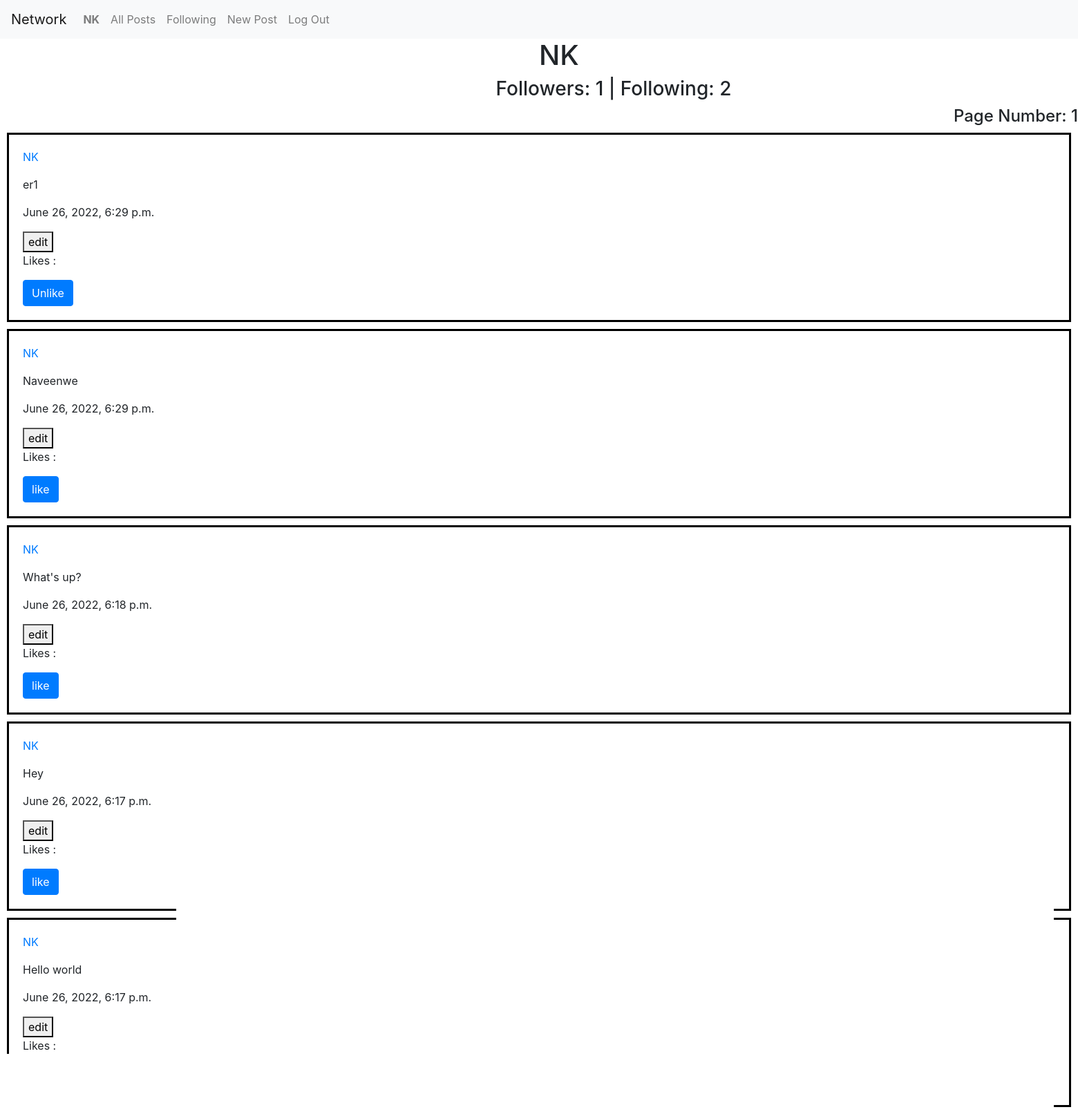
The page /profile/NK (signed in) on the database its author committed.
### network/models.py (models this page shows, shortened)
class User(AbstractUser):
    followers = models.ManyToManyField("self", symmetrical=False, blank=True, related_name="following")

class Post(models.Model):
    creator =  models.ForeignKey('User', on_delete=PROTECT, default=None, related_name='post_creator' )
    Description = models.CharField(max_length=1064)
    timestamp = models.DateTimeField(default = timezone.now)
    liked_by = models.ManyToManyField('User', default=None, blank=True, related_name='post_likes')

### network/views.py (the view)
# urls.py: path("profile/<str:creator>", views.P, name="profile"),
def P(request, creator):
    user = request.user
    profile = User.objects.get(username = creator)
    posts = Post.objects.filter(creator = profile).order_by('-timestamp')
    profile_followers = profile.followers.all()
    profile_following = profile.following.all()
    followers_count = len(profile_followers)
    following_count = len(profile_following)
    if user in profile_followers:
        already_followed = True
    else:
        already_followed = False
    if request.method == "POST":
        if request.POST.get("button") == "Unfollow":
            profile.followers.remove(user)
        elif request.POST.get("button") == "Follow":
            profile.followers.add(user)
    paginator = Paginator(posts, 10)
    page_number = request.GET.get('page')
    page_obj = paginator.get_page(page_number)
    return render(request, "network/profile.html",{
         "posts": posts,
         "profile": profile,
         "followers": followers_count,
         "following": following_count,
         "already_followed": already_followed,
         'page_obj': page_obj,
     })

### network/templates/network/profile.html (shortened to what this page needs)
{% extends "network/layout.html" %}
{% load static %}
{% block body %}
<h1 style="text-align: centre;"> {{profile.username}}</h1>
<h3 style="text-align: centre;">Followers: {{followers}} | Following: {{following}} </h3>
  <div class="Pages">
    <h4 style="text-align: right;">Page Number: {{page_obj.number}}</h4>
</div>
{% for post in page_obj %}
<div class="posts">
      <p> <a href="{% url 'profile' post.creator.username  %}">{{post.creator}}</p></a>
      <p id="pre"> {{post.Description}}</p>
      <p>{{post.timestamp}}</p>
      {% if request.user == post.creator %}
      <a href="{% url 'edit' post.id %}"> <button id="edit">edit</button></a>
      {% endif %}
      <p id="like-count -{{post.id}}">Likes :</p>
      {% if user.is_authenticated %}
      <div id="unlike-view-{{post.id}}" style="display: {% if user in post.liked_by.all %} block {% else %} none {% endif %}">
          <button class="btn btn-primary"  value="Unlike" onclick="like_post({{post.id}})" class="likeunlike" id="unlike-{{post.id}}">Unlike</button>
      </div>
      <div id="like-view-{{post.id}}" style="display: {% if user in post.liked_by.all %} none {% else %} block {% endif %}">
          <button class="btn btn-primary" value="like" onclick="like_post({{post.id}})" class="likeunlike" id="like-{{post.id}}">like</button>
      </div>
      {% endif %}
</div>
{% endfor%}
{% endblock %}

### network/templates/network/layout.html (shortened to what this page needs)
{% load static %}
<!DOCTYPE html>
<html lang="en">
    <head>
        <link rel="stylesheet" href="https://stackpath.bootstrapcdn.com/bootstrap/4.4.1/css/bootstrap.min.css">
        <link href="{% static 'network/styles.css' %}" rel="stylesheet">
    </head>
    <body>
        <nav class="navbar navbar-expand-lg navbar-light bg-light">
            <a class="navbar-brand" href="#">Network</a>
            <div>
              <ul class="navbar-nav mr-auto">
                {% if user.is_authenticated %}
                    <li class="nav-item">
                        <a class="nav-link" href="#"><strong>{{ user.username }}</strong></a>
                    </li>
                {% endif %}
                <li class="nav-item">
                  <a class="nav-link" href="{% url 'index' %}">All Posts</a>
                </li>
                {% if user.is_authenticated %}
                    <li class="nav-item">
                        <a class="nav-link" href="{% url 'following' %}">Following</a>
                    </li>
                    <li class="nav-item">
                        <a class="nav-link" href="{% url 'new' %}">New Post</a>
                    </li>
                    <li class="nav-item">
                        <a class="nav-link" href="{% url 'logout' %}">Log Out</a>
                    </li>
                {% endif %}
              </ul>
            </div>
          </nav>
        <div class="body">
            {% block body %}
            {% endblock %}
        </div>
    </body>
</html>

### network/static/network/styles.css (style rules this page uses)
h1 { position: relative; animation-name: move; animation-duration: 2s; animation-fill-mode: forwards; }
h3 { position: relative; animation-name: follow; animation-duration: 2s; animation-fill-mode: forwards; }
.posts { border: solid; border-color: black; padding: 20px; margin: 10px; }

### rows shown on the page
User: username "NK"
Post: creator "NK", Description "er1", timestamp "June 26, 2022, 6:29 p.m.", shows "edit"
Post: creator "NK", Description "Naveenwe", timestamp "June 26, 2022, 6:29 p.m.", shows "edit"
Post: creator "NK", Description "What's up?", timestamp "June 26, 2022, 6:18 p.m.", shows "edit"
Post: creator "NK", Description "Hey", timestamp "June 26, 2022, 6:17 p.m.", shows "edit"
Post: creator "NK", Description "Hello world", timestamp "June 26, 2022, 6:17 p.m.", shows "edit"

### other values the page prints
{{ followers }} "1"
{{ following }} "2"
{{ page_obj.number }} "1"
